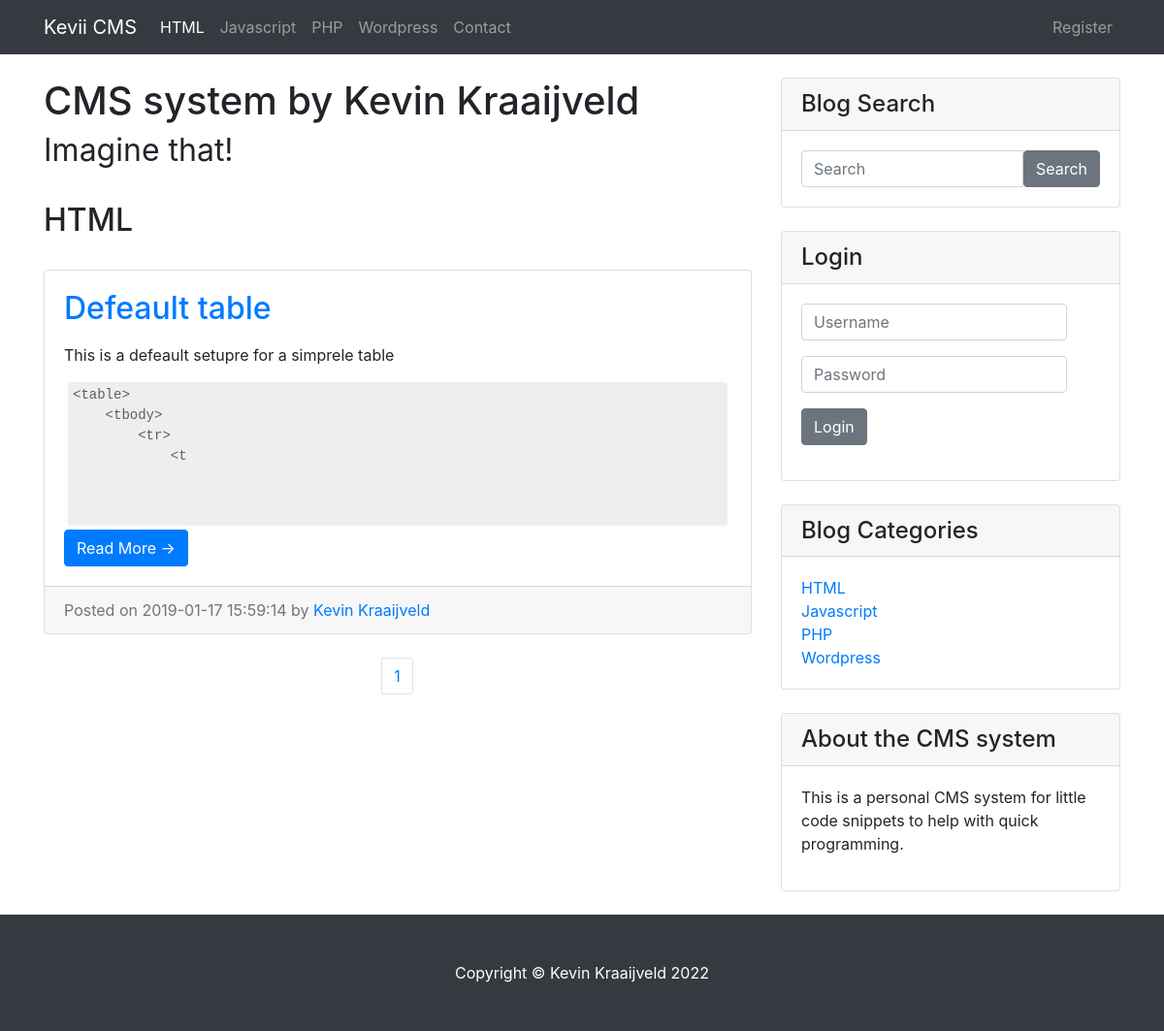
The page /category/1 on the database as committed earlier.
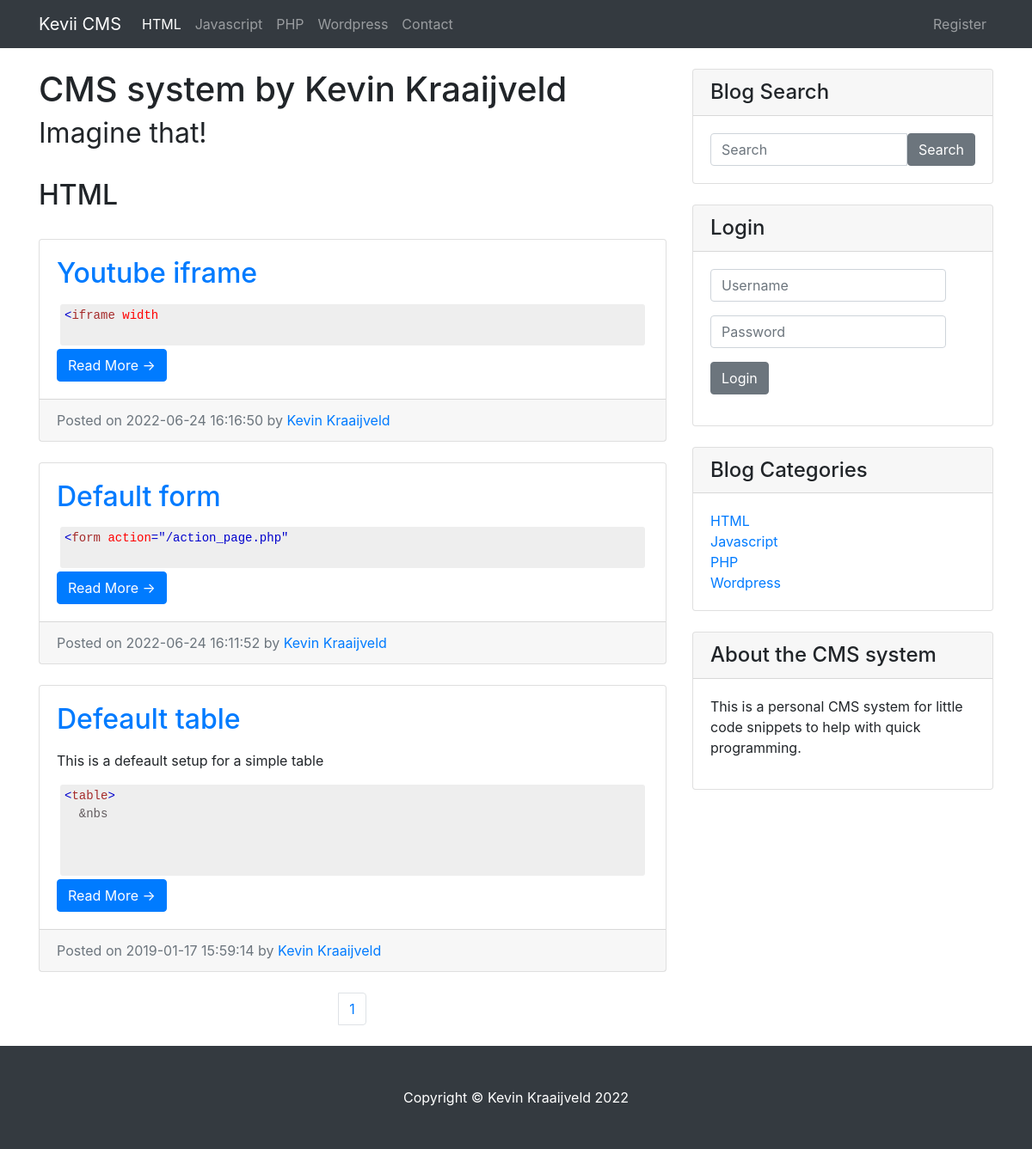
The same page on the database as committed later.
### tables this page shows
CREATE TABLE IF NOT EXISTS `categories` (
  `cat_id` int(3) NOT NULL,
  `cat_title` varchar(255) NOT NULL
);

CREATE TABLE IF NOT EXISTS `posts` (
  `post_id` int(3) NOT NULL,
  `post_category_id` int(3) NOT NULL,
  `post_title` varchar(255) NOT NULL,
  `post_author` varchar(255) NOT NULL,
  `post_date` datetime NOT NULL,
  `post_image` text NOT NULL,
  `post_content` text NOT NULL,
  `post_tags` varchar(255) NOT NULL,
  `post_comment_count` int(11) NOT NULL,
  `post_status` varchar(255) NOT NULL DEFAULT 'draft',
  `post_views_count` int(11) NOT NULL
);

CREATE TABLE IF NOT EXISTS `users` (
  `user_id` int(3) NOT NULL,
  `username` varchar(255) NOT NULL,
  `user_password` varchar(255) NOT NULL,
  `user_firstname` varchar(255) NOT NULL,
  `user_lastname` varchar(255) NOT NULL,
  `user_email` varchar(255) NOT NULL,
  `user_image` text NOT NULL,
  `user_role` varchar(255) NOT NULL,
  `randSalt` varchar(255) NOT NULL DEFAULT '$2y$10$iusesomecrazystrings22',
  `token` text NOT NULL
);

### includes/category.php (the view, shortened to what the changed rows need)
<?php
if(isset($_GET['category'])){
  $category_id = $_GET['category'];
}
?>
<?php
$per_page = 3;
if(isset($_GET['page'])){
  $page = $_GET['page'];
}else{
  $page = "";
}
if($page == "" || $page == 1){
  $page_1 = 0;
}else{
  $page_1 = ($page * $per_page) - $per_page;
}
$select_posts_count = "SELECT * FROM posts WHERE post_status = 'Published' AND post_category_id = '$category_id' ";
$find_count = mysqli_query($connection, $select_posts_count);
$count = mysqli_num_rows($find_count);
$count = ceil ($count / $per_page);
?>
  <h2><?php
    $query = "SELECT * FROM categories WHERE cat_id =$category_id ";
    $select_all_categories = mysqli_query($connection, $query);
    while($row = mysqli_fetch_assoc($select_all_categories)){
      $cat_id = $row['cat_id'];
      $cat_title = $row['cat_title'];
      echo "$cat_title";
    }
  ?></h2>
<?php
if(isset($_SESSION['user_role']) && $_SESSION['user_role'] == 'Admin' ){
  $query = "SELECT * FROM posts WHERE post_category_id = '$category_id' ORDER BY post_date DESC LIMIT $page_1, $per_page";
}else{
  $query = "SELECT * FROM posts WHERE post_status = 'Published' AND post_category_id = '$category_id' ORDER BY post_date DESC LIMIT $page_1, $per_page";
}
  $select_all_posts = mysqli_query($connection, $query);
    while($row = mysqli_fetch_assoc($select_all_posts)){
      $post_id = $row['post_id'];
      $post_title = $row['post_title'];
      $post_author = $row['post_author'];
      $post_date = $row['post_date'];
      $post_content = substr($row['post_content'], 0,250);
?>
      <div class="card mb-4">
        <div class="card-body">
          <h2 class="card-title">
              <a href="/CMS_system/post/<?php echo $post_id?>">
                <?php echo $post_title ?>
              </a>
          </h2>
          <p class="card-text">
            <?php echo $post_content ?>
          </p>
        </pre>
        <a href="/CMS_system/post/<?php echo $post_id?>" class="btn btn-primary">Read More &rarr;</a>
      </div>
        <div class="card-footer text-muted">
          <span class="glyphicon glyphicon-time"></span> Posted on <?php echo $post_date ?> by
          <a href="/CMS_system/author/<?php echo $post_author?>">
            <?php
              $query = "SELECT * FROM users WHERE user_role = 'Author' OR user_role = 'Admin'";
              $select_all_authors = mysqli_query($connection, $query);
              while($row = mysqli_fetch_assoc($select_all_authors)){
                $user_id = $row['user_id'];
                $user_firstname = $row['user_firstname'];
                $user_lastname = $row['user_lastname'];
                  if($user_id == $post_author){
                    $author = $user_firstname . " " .$user_lastname;
                  }
                }
              echo "$author";
            ?>
          </div>
        </div>
<?php } ?>
<ul class="pagination justify-content-center mb-4">
  <?php
  for ($i=1; $i <= $count ; $i++) {
    if($i == $page){
      echo "<li class='page-item'><a class='page-link active'  href='index.?page={$i}'>{$i}</a></li>";
    }else{
      echo "<li class='page-item'><a class='page-link' href='/CMS_system/category/$cat_id?page={$i}'>{$i}</a></li>";
    }
  }
  ?>
</ul>

### includes/navigation.php (shortened to what the changed rows need)
<nav class="navbar navbar-expand-lg navbar-dark bg-dark fixed-top">
  <div class="container">
    <div class="collapse navbar-collapse" id="navbarResponsive">
      <ul class="nav navbar-nav">
        <?php
          $query = "SELECT * FROM categories";
          $select_all_categories = mysqli_query($connection, $query);
          while($row = mysqli_fetch_assoc($select_all_categories)){
            $cat_id = $row['cat_id'];
            $cat_title = $row['cat_title'];
            $category_class = '';
            $pageName = basename($_SERVER['PHP_SELF']);
            $contactPage = 'contact.php';
            $registerPage = 'registration.php';
            if(isset($_GET['category']) && $_GET['category'] == $cat_id){
              $category_class = 'active';
            }elseif($pageName === $contactPage){
              $contact_class = 'active';
            }elseif($pageName === $registerPage){
              $registration_class = 'active';
            }
            echo "<li class='nav-item $category_class'><a href='/CMS_system/category/$cat_id' class='nav-link'>{$cat_title}</a></li>";
          }
        ?>
      </ul>
    </div>
    </div>
</nav>

### includes/sidebar.php (shortened to what the changed rows need)
<div class="col-md-4">
    <div class="card my-4">
        <div class="card-body">
          <div class="row">
              <div class="col-lg-12">
                  <ul class="list-unstyled mb-0">
                    <?php
                    $query = "SELECT * FROM categories LIMIT 5";
                    $select_all_categories = mysqli_query($connection, $query);
                    while($row = mysqli_fetch_assoc($select_all_categories)){
                      $cat_id = $row['cat_id'];
                      $cat_title = $row['cat_title'];
                      echo "<li><a href='category/$cat_id'>{$cat_title}</a></li>";
                    }
                    ?>
                  </ul>
              </div>
          </div>
        </div>
    </div>
</div>

Rows that differ between the two databases and show on the page:
added posts: post_title "Youtube iframe", post_content "< iframe width", post_date "2022-06-24 16:16:50", users.user_firstname+user_lastname "Kevin Kraaijveld"
added posts: post_title "Default form", post_content "< form action =\"/action_page.php\"", post_date "2022-06-24 16:11:52", users.user_firstname+user_lastname "Kevin Kraaijveld"
changed posts "Defeault table": post_content "This is a defeault setupre for a simprele table <table> <tbody> <tr> <t" → "This is a defeault setup for a simple table < table > &nbs"
